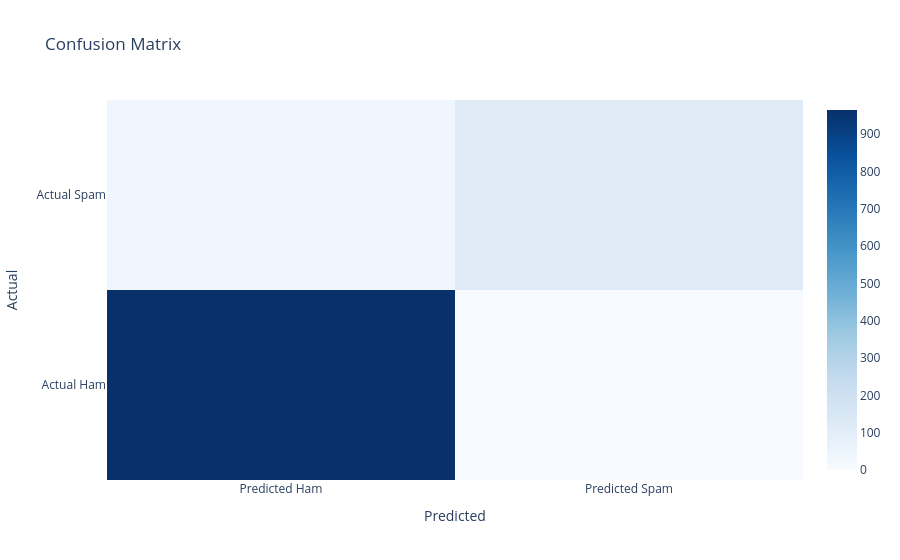
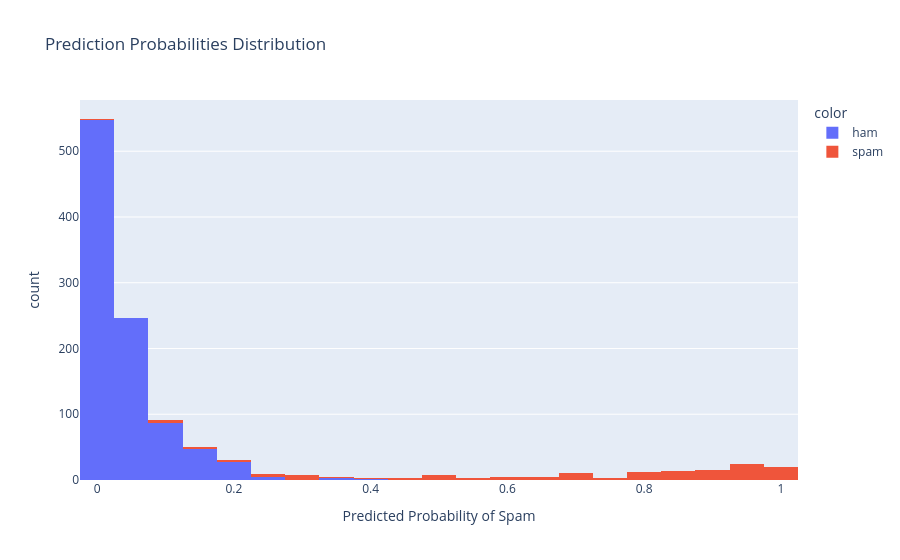

The code cell stored with these charts, in order, in its notebook:
### Code cell
# Confusion Matrix Visualization
cm = confusion_matrix(y_test, y_pred)
fig = go.Figure(data=go.Heatmap(z=cm, x=['Predicted Ham', 'Predicted Spam'], y=['Actual Ham', 'Actual Spam'], colorscale='Blues'))
fig.update_layout(title='Confusion Matrix', xaxis_title='Predicted', yaxis_title='Actual')
fig.show()

# Prediction Probabilities
y_proba = model.predict_proba(X_test)[:, 1]
fig = px.histogram(x=y_proba, color=y_test, title='Prediction Probabilities Distribution', labels={'x': 'Predicted Probability of Spam'})
fig.show()

### Figure 1 — Plotly figure (JSON) as saved in the notebook; plotly's stock layout.template omitted (floating-point values rounded to 4 significant figures)
{"data": [{"colorscale": [[0, "rgb(247,251,255)"], [0.125, "rgb(222,235,247)"], [0.25, "rgb(198,219,239)"], [0.375, "rgb(158,202,225)"], [0.5, "rgb(107,174,214)"], [0.625, "rgb(66,146,198)"], [0.75, "rgb(33,113,181)"], [0.875, "rgb(8,81,156)"], [1, "rgb(8,48,107)"]], "type": "heatmap", "x": ["Predicted Ham", "Predicted Spam"], "y": ["Actual Ham", "Actual Spam"], "z": [[965, 0], [35, 115]]}], "layout": {"title": {"text": "Confusion Matrix"}, "xaxis": {"title": {"text": "Predicted"}}, "yaxis": {"title": {"text": "Actual"}}}}

### Figure 2 — Plotly figure (JSON) as saved in the notebook; plotly's stock layout.template omitted (floating-point values rounded to 4 significant figures; data arrays with more than 128 entries replaced by an {"elided": "..."} marker saying what was removed)
{"data": [{"bingroup": "x", "hovertemplate": "color=ham<br>Predicted Probability of Spam=%{x}<br>count=%{y}<extra></extra>", "legendgroup": "ham", "marker": {"color": "#636efa", "pattern": {"shape": ""}}, "name": "ham", "orientation": "v", "showlegend": true, "type": "histogram", "x": {"elided": "965 float values"}, "xaxis": "x", "yaxis": "y"}, {"bingroup": "x", "hovertemplate": "color=spam<br>Predicted Probability of Spam=%{x}<br>count=%{y}<extra></extra>", "legendgroup": "spam", "marker": {"color": "#EF553B", "pattern": {"shape": ""}}, "name": "spam", "orientation": "v", "showlegend": true, "type": "histogram", "x": {"elided": "150 float values"}, "xaxis": "x", "yaxis": "y"}], "layout": {"barmode": "relative", "legend": {"title": {"text": "color"}, "tracegroupgap": 0}, "title": {"text": "Prediction Probabilities Distribution"}, "xaxis": {"anchor": "y", "domain": [0, 1], "title": {"text": "Predicted Probability of Spam"}}, "yaxis": {"anchor": "x", "domain": [0, 1], "title": {"text": "count"}}}}
